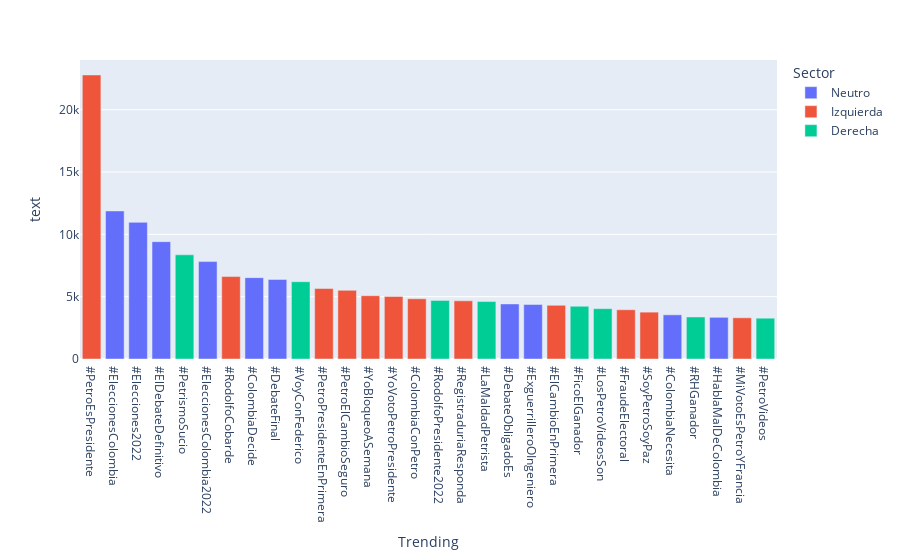

Here is the notebook cell this chart was saved with:
### Code cell
fig = px.bar(df_trendings_counts.iloc[0:30], x='Trending', y='text', color = 'Sector', category_orders = {'Trending': list(df_trendings_counts['Trending']), 'Sector': ['Neutro', 'Izquierda', 'Derecha']})
fig.show()

### Figure 1 — Plotly figure (JSON) as saved in the notebook; plotly's stock layout.template omitted (floating-point values rounded to 4 significant figures)
{"data": [{"alignmentgroup": "True", "hovertemplate": "Sector=Neutro<br>Trending=%{x}<br>text=%{y}<extra></extra>", "legendgroup": "Neutro", "marker": {"color": "#636efa", "pattern": {"shape": ""}}, "name": "Neutro", "offsetgroup": "Neutro", "orientation": "v", "showlegend": true, "textposition": "auto", "type": "bar", "x": ["#EleccionesColombia", "#Elecciones2022", "#ElDebateDefinitivo", "#EleccionesColombia2022", "#ColombiaDecide", "#DebateFinal", "#DebateObligadoEs", "#ExguerrilleroOIngeniero", "#ColombiaNecesita", "#HablaMalDeColombia"], "xaxis": "x", "y": [11878, 10961, 9414, 7815, 6526, 6383, 4416, 4378, 3544, 3344], "yaxis": "y"}, {"alignmentgroup": "True", "hovertemplate": "Sector=Izquierda<br>Trending=%{x}<br>text=%{y}<extra></extra>", "legendgroup": "Izquierda", "marker": {"color": "#EF553B", "pattern": {"shape": ""}}, "name": "Izquierda", "offsetgroup": "Izquierda", "orientation": "v", "showlegend": true, "textposition": "auto", "type": "bar", "x": ["#PetroEsPresidente", "#RodolfoCobarde", "#PetroPresidenteEnPrimera", "#PetroElCambioSeguro", "#YoBloqueoASemana", "#YoVotoPetroPresidente", "#ColombiaConPetro", "#RegistraduriaResponda", "#ElCambioEnPrimera", "#FraudeElectoral", "#SoyPetroSoyPaz", "#MiVotoEsPetroYFrancia"], "xaxis": "x", "y": [22787, 6613, 5654, 5507, 5079, 5013, 4833, 4668, 4308, 3951, 3759, 3306], "yaxis": "y"}, {"alignmentgroup": "True", "hovertemplate": "Sector=Derecha<br>Trending=%{x}<br>text=%{y}<extra></extra>", "legendgroup": "Derecha", "marker": {"color": "#00cc96", "pattern": {"shape": ""}}, "name": "Derecha", "offsetgroup": "Derecha", "orientation": "v", "showlegend": true, "textposition": "auto", "type": "bar", "x": ["#PetrismoSucio", "#VoyConFederico", "#RodolfoPresidente2022", "#LaMaldadPetrista", "#FicoElGanador", "#LosPetroVideosSon", "#RHGanador", "#PetroVideos"], "xaxis": "x", "y": [8358, 6199, 4701, 4608, 4232, 4040, 3372, 3273], "yaxis": "y"}], "layout": {"autosize": true, "barmode": "relative", "legend": {"title": {"text": "Sector"}, "tracegroupgap": 0}, "margin": {"t": 60}, "xaxis": {"anchor": "y", "autorange": true, "categoryarray": ["#PetroEsPresidente", "#EleccionesColombia", "#Elecciones2022", "#ElDebateDefinitivo", "#PetrismoSucio", "#EleccionesColombia2022", "#RodolfoCobarde", "#ColombiaDecide", "#DebateFinal", "#VoyConFederico", "#PetroPresidenteEnPrimera", "#PetroElCambioSeguro", "#YoBloqueoASemana", "#YoVotoPetroPresidente", "#ColombiaConPetro", "#RodolfoPresidente2022", "#RegistraduriaResponda", "#LaMaldadPetrista", "#DebateObligadoEs", "#ExguerrilleroOIngeniero", "#ElCambioEnPrimera", "#FicoElGanador", "#LosPetroVideosSon", "#FraudeElectoral", "#SoyPetroSoyPaz", "#ColombiaNecesita", "#RHGanador", "#HablaMalDeColombia", "#MiVotoEsPetroYFrancia", "#PetroVideos", "#IrrespetuosoEs", "#FedericoEsColombia", "#EstallidoSocialEs", "#LaCorrupcionPetrista", "#MiCandidatoEs", "#UnaVerdadEs", "#YoVotoPor", "#SegundaVuelta", "#YoContratoAPetro", "#ElMejorCandidatoEs", "#PetroPresidente2022", "#MiVotoEsAntiFraude", "#VotarEnBlancoEs", "#UnaBurlaEs", "#PetroPresidenteEnsegunda", "#LoCorrectoEs", "#EsElMomentoDe", "#ElDebateDecisivo", "#UnTramposoEs", "#NosFalta", "#EsMuyImportante", "#NuestraPrioridadEs", "#CampañaSuciaEs", "#VotoPor", "#NoMeDejaDormir", "#LaCorrupciónPetrista", "#AColombiaLePreocupa", "#EsteDomingo", "#NosHaceFalta", "#presidentepetro", "#YoPactoConPetro", "#NoQuiero", "#PetroEs", "#ColombiaEspera", "#MiVotoEsSecretosky", "#ElVerdaderoCambioEs", "#YaEsSuficiente", "#VivirSabroso", "#debate", "#VotoPorFicoYLara", "#CualquieraMenosPetro", "#TodoVale", "#HoyGana", "#UnGolpeBajoEs", "#GraciasPero", "#AliasElIngeniero", "#UnaPreguntaParaPetroFm", "#LaPrimeraVueltaFue", "#PetroYFranciaSonElCambio", "#MeInquieta", "#ColombiaQuiere", "#CreoEnColombiaPor", "#NosUnimosONosJodemos", "#EsUnaBajeza", "#PetroBastaYa", "#PetroMentiroso", "#PetroEsElCambio", "#MeDecepciona", "#RodolfoElPresidentedelPueblo", "#QuéCansancio", "#CaracolPetrista", "#PetrismoAcosaALaPrensa", "#PetroNUNCAseraPresidente ", "#PetroNuncaSeráPresidente", "#EleccionesPresidenciales2022", "#MeVoyConElIngeniero", "#ArizabaletaSicarioMoral", "#ConPetroGanasTú", "#GrandezaEs", "#LaCuotaDeBenedetti", "#LoPeorDeEstasElecciones", "#UnDesastre", "#LeApuestoA", "#DePetroEspero", "#PetroRespondaleAlosNiños", "#LosImpuestosDePetro", "#ElDomingoVoyA", "#RumboALaVictoria", "#PetroNecesita", "#ArizabaletaLameCulos", "#LaVidaEnUnVoto", "#vanessapregúnteleafico", "#MeSumoA", "#NoTodoVale", "#ConvenceUnoMásPorPetro", "#MeDaVergüenza", "#VanessaEnSegundaVotoPor", "#Antipetrismo", "#MagdalenaVotaPetro", "#VelezPregunteleAPetro", "#MeLimpioELCuloConEsaLey", "#pactosabroso", "#ElDebateFeminista", "#VoyConFico", "#HoyMeIdentiFICO", "#LaGranEncuesta", "#PetroNoMateaRodolfo"], "categoryorder": "array", "domain": [0, 1], "range": [-0.5, 29.5], "title": {"text": "Trending"}, "type": "category"}, "yaxis": {"anchor": "x", "autorange": true, "domain": [0, 1], "range": [0, 23990.0], "title": {"text": "text"}, "type": "linear"}}}
